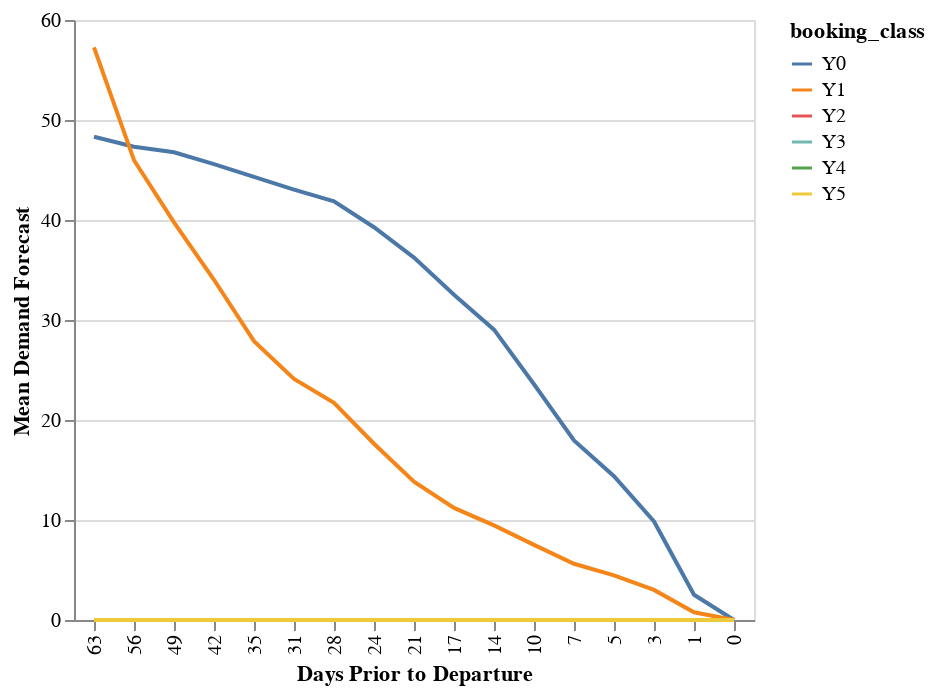

Notebook code cell kept with this figure:
### Code cell
summary.fig_leg_forecasts(by_flt_no=101)

### Figure 1 — Vega-Lite specification as saved in the notebook (floating-point values rounded to 4 significant figures)
{"config": {"view": {"continuousWidth": 300, "continuousHeight": 300}}, "data": {"name": "data-16f8f7b587a17e65ffb4326c8ab07e3f"}, "mark": {"type": "line"}, "encoding": {"color": {"field": "booking_class", "type": "nominal"}, "x": {"field": "days_prior", "scale": {"reverse": true}, "title": "Days Prior to Departure", "type": "ordinal"}, "y": {"field": "forecast_mean", "title": "Mean Demand Forecast", "type": "quantitative"}}, "$schema": "https://vega.github.io/schema/vega-lite/v5.15.1.json", "datasets": {"data-16f8f7b587a17e65ffb4326c8ab07e3f": [{"carrier": "AL1", "flt_no": 101, "booking_class": "Y0", "days_prior": 0, "forecast_mean": 0.0}, {"carrier": "AL1", "flt_no": 101, "booking_class": "Y0", "days_prior": 1, "forecast_mean": 2.526}, {"carrier": "AL1", "flt_no": 101, "booking_class": "Y0", "days_prior": 3, "forecast_mean": 9.858}, {"carrier": "AL1", "flt_no": 101, "booking_class": "Y0", "days_prior": 5, "forecast_mean": 14.37}, {"carrier": "AL1", "flt_no": 101, "booking_class": "Y0", "days_prior": 7, "forecast_mean": 17.95}, {"carrier": "AL1", "flt_no": 101, "booking_class": "Y0", "days_prior": 10, "forecast_mean": 23.58}, {"carrier": "AL1", "flt_no": 101, "booking_class": "Y0", "days_prior": 14, "forecast_mean": 29.03}, {"carrier": "AL1", "flt_no": 101, "booking_class": "Y0", "days_prior": 17, "forecast_mean": 32.53}, {"carrier": "AL1", "flt_no": 101, "booking_class": "Y0", "days_prior": 21, "forecast_mean": 36.24}, {"carrier": "AL1", "flt_no": 101, "booking_class": "Y0", "days_prior": 24, "forecast_mean": 39.28}, {"carrier": "AL1", "flt_no": 101, "booking_class": "Y0", "days_prior": 28, "forecast_mean": 41.86}, {"carrier": "AL1", "flt_no": 101, "booking_class": "Y0", "days_prior": 31, "forecast_mean": 43.04}, {"carrier": "AL1", "flt_no": 101, "booking_class": "Y0", "days_prior": 35, "forecast_mean": 44.31}, {"carrier": "AL1", "flt_no": 101, "booking_class": "Y0", "days_prior": 42, "forecast_mean": 45.59}, {"carrier": "AL1", "flt_no": 101, "booking_class": "Y0", "days_prior": 49, "forecast_mean": 46.77}, {"carrier": "AL1", "flt_no": 101, "booking_class": "Y0", "days_prior": 56, "forecast_mean": 47.32}, {"carrier": "AL1", "flt_no": 101, "booking_class": "Y0", "days_prior": 63, "forecast_mean": 48.33}, {"carrier": "AL1", "flt_no": 101, "booking_class": "Y1", "days_prior": 0, "forecast_mean": 0.0}, {"carrier": "AL1", "flt_no": 101, "booking_class": "Y1", "days_prior": 1, "forecast_mean": 0.7733}, {"carrier": "AL1", "flt_no": 101, "booking_class": "Y1", "days_prior": 3, "forecast_mean": 3.007}, {"carrier": "AL1", "flt_no": 101, "booking_class": "Y1", "days_prior": 5, "forecast_mean": 4.467}, {"carrier": "AL1", "flt_no": 101, "booking_class": "Y1", "days_prior": 7, "forecast_mean": 5.621}, {"carrier": "AL1", "flt_no": 101, "booking_class": "Y1", "days_prior": 10, "forecast_mean": 7.516}, {"carrier": "AL1", "flt_no": 101, "booking_class": "Y1", "days_prior": 14, "forecast_mean": 9.465}, {"carrier": "AL1", "flt_no": 101, "booking_class": "Y1", "days_prior": 17, "forecast_mean": 11.21}, {"carrier": "AL1", "flt_no": 101, "booking_class": "Y1", "days_prior": 21, "forecast_mean": 13.82}, {"carrier": "AL1", "flt_no": 101, "booking_class": "Y1", "days_prior": 24, "forecast_mean": 17.63}, {"carrier": "AL1", "flt_no": 101, "booking_class": "Y1", "days_prior": 28, "forecast_mean": 21.71}, {"carrier": "AL1", "flt_no": 101, "booking_class": "Y1", "days_prior": 31, "forecast_mean": 24.11}, {"carrier": "AL1", "flt_no": 101, "booking_class": "Y1", "days_prior": 35, "forecast_mean": 27.88}, {"carrier": "AL1", "flt_no": 101, "booking_class": "Y1", "days_prior": 42, "forecast_mean": 34.02}, {"carrier": "AL1", "flt_no": 101, "booking_class": "Y1", "days_prior": 49, "forecast_mean": 39.76}, {"carrier": "AL1", "flt_no": 101, "booking_class": "Y1", "days_prior": 56, "forecast_mean": 45.98}, {"carrier": "AL1", "flt_no": 101, "booking_class": "Y1", "days_prior": 63, "forecast_mean": 57.27}, {"carrier": "AL1", "flt_no": 101, "booking_class": "Y2", "days_prior": 0, "forecast_mean": 0.0}, {"carrier": "AL1", "flt_no": 101, "booking_class": "Y2", "days_prior": 1, "forecast_mean": 0.0}, {"carrier": "AL1", "flt_no": 101, "booking_class": "Y2", "days_prior": 3, "forecast_mean": 0.0}, {"carrier": "AL1", "flt_no": 101, "booking_class": "Y2", "days_prior": 5, "forecast_mean": 0.0}, {"carrier": "AL1", "flt_no": 101, "booking_class": "Y2", "days_prior": 7, "forecast_mean": 0.0}, {"carrier": "AL1", "flt_no": 101, "booking_class": "Y2", "days_prior": 10, "forecast_mean": 0.0}, {"carrier": "AL1", "flt_no": 101, "booking_class": "Y2", "days_prior": 14, "forecast_mean": 0.0}, {"carrier": "AL1", "flt_no": 101, "booking_class": "Y2", "days_prior": 17, "forecast_mean": 0.0}, {"carrier": "AL1", "flt_no": 101, "booking_class": "Y2", "days_prior": 21, "forecast_mean": 0.0}, {"carrier": "AL1", "flt_no": 101, "booking_class": "Y2", "days_prior": 24, "forecast_mean": 0.0}, {"carrier": "AL1", "flt_no": 101, "booking_class": "Y2", "days_prior": 28, "forecast_mean": 0.0}, {"carrier": "AL1", "flt_no": 101, "booking_class": "Y2", "days_prior": 31, "forecast_mean": 0.0}, {"carrier": "AL1", "flt_no": 101, "booking_class": "Y2", "days_prior": 35, "forecast_mean": 0.0}, {"carrier": "AL1", "flt_no": 101, "booking_class": "Y2", "days_prior": 42, "forecast_mean": 0.0}, {"carrier": "AL1", "flt_no": 101, "booking_class": "Y2", "days_prior": 49, "forecast_mean": 0.0}, {"carrier": "AL1", "flt_no": 101, "booking_class": "Y2", "days_prior": 56, "forecast_mean": 0.0}, {"carrier": "AL1", "flt_no": 101, "booking_class": "Y2", "days_prior": 63, "forecast_mean": 0.0}, {"carrier": "AL1", "flt_no": 101, "booking_class": "Y3", "days_prior": 0, "forecast_mean": 0.0}, {"carrier": "AL1", "flt_no": 101, "booking_class": "Y3", "days_prior": 1, "forecast_mean": 0.0}, {"carrier": "AL1", "flt_no": 101, "booking_class": "Y3", "days_prior": 3, "forecast_mean": 0.0}, {"carrier": "AL1", "flt_no": 101, "booking_class": "Y3", "days_prior": 5, "forecast_mean": 0.0}, {"carrier": "AL1", "flt_no": 101, "booking_class": "Y3", "days_prior": 7, "forecast_mean": 0.0}, {"carrier": "AL1", "flt_no": 101, "booking_class": "Y3", "days_prior": 10, "forecast_mean": 0.0}, {"carrier": "AL1", "flt_no": 101, "booking_class": "Y3", "days_prior": 14, "forecast_mean": 0.0}, {"carrier": "AL1", "flt_no": 101, "booking_class": "Y3", "days_prior": 17, "forecast_mean": 0.0}, {"carrier": "AL1", "flt_no": 101, "booking_class": "Y3", "days_prior": 21, "forecast_mean": 0.0}, {"carrier": "AL1", "flt_no": 101, "booking_class": "Y3", "days_prior": 24, "forecast_mean": 0.0}, {"carrier": "AL1", "flt_no": 101, "booking_class": "Y3", "days_prior": 28, "forecast_mean": 0.0}, {"carrier": "AL1", "flt_no": 101, "booking_class": "Y3", "days_prior": 31, "forecast_mean": 0.0}, {"carrier": "AL1", "flt_no": 101, "booking_class": "Y3", "days_prior": 35, "forecast_mean": 0.0}, {"carrier": "AL1", "flt_no": 101, "booking_class": "Y3", "days_prior": 42, "forecast_mean": 0.0}, {"carrier": "AL1", "flt_no": 101, "booking_class": "Y3", "days_prior": 49, "forecast_mean": 0.0}, {"carrier": "AL1", "flt_no": 101, "booking_class": "Y3", "days_prior": 56, "forecast_mean": 0.0}, {"carrier": "AL1", "flt_no": 101, "booking_class": "Y3", "days_prior": 63, "forecast_mean": 0.0}, {"carrier": "AL1", "flt_no": 101, "booking_class": "Y4", "days_prior": 0, "forecast_mean": 0.0}, {"carrier": "AL1", "flt_no": 101, "booking_class": "Y4", "days_prior": 1, "forecast_mean": 0.0}, {"carrier": "AL1", "flt_no": 101, "booking_class": "Y4", "days_prior": 3, "forecast_mean": 0.0}, {"carrier": "AL1", "flt_no": 101, "booking_class": "Y4", "days_prior": 5, "forecast_mean": 0.0}, {"carrier": "AL1", "flt_no": 101, "booking_class": "Y4", "days_prior": 7, "forecast_mean": 0.0}, {"carrier": "AL1", "flt_no": 101, "booking_class": "Y4", "days_prior": 10, "forecast_mean": 0.0}, {"carrier": "AL1", "flt_no": 101, "booking_class": "Y4", "days_prior": 14, "forecast_mean": 0.0}, {"carrier": "AL1", "flt_no": 101, "booking_class": "Y4", "days_prior": 17, "forecast_mean": 0.0}, {"carrier": "AL1", "flt_no": 101, "booking_class": "Y4", "days_prior": 21, "forecast_mean": 0.0}, {"carrier": "AL1", "flt_no": 101, "booking_class": "Y4", "days_prior": 24, "forecast_mean": 0.0}, {"carrier": "AL1", "flt_no": 101, "booking_class": "Y4", "days_prior": 28, "forecast_mean": 0.0}, {"carrier": "AL1", "flt_no": 101, "booking_class": "Y4", "days_prior": 31, "forecast_mean": 0.0}, {"carrier": "AL1", "flt_no": 101, "booking_class": "Y4", "days_prior": 35, "forecast_mean": 0.0}, {"carrier": "AL1", "flt_no": 101, "booking_class": "Y4", "days_prior": 42, "forecast_mean": 0.0}, {"carrier": "AL1", "flt_no": 101, "booking_class": "Y4", "days_prior": 49, "forecast_mean": 0.0}, {"carrier": "AL1", "flt_no": 101, "booking_class": "Y4", "days_prior": 56, "forecast_mean": 0.0}, {"carrier": "AL1", "flt_no": 101, "booking_class": "Y4", "days_prior": 63, "forecast_mean": 0.0}, {"carrier": "AL1", "flt_no": 101, "booking_class": "Y5", "days_prior": 0, "forecast_mean": 0.0}, {"carrier": "AL1", "flt_no": 101, "booking_class": "Y5", "days_prior": 1, "forecast_mean": 0.0}, {"carrier": "AL1", "flt_no": 101, "booking_class": "Y5", "days_prior": 3, "forecast_mean": 0.0}, {"carrier": "AL1", "flt_no": 101, "booking_class": "Y5", "days_prior": 5, "forecast_mean": 0.0}, {"carrier": "AL1", "flt_no": 101, "booking_class": "Y5", "days_prior": 7, "forecast_mean": 0.0}, {"carrier": "AL1", "flt_no": 101, "booking_class": "Y5", "days_prior": 10, "forecast_mean": 0.0}, {"carrier": "AL1", "flt_no": 101, "booking_class": "Y5", "days_prior": 14, "forecast_mean": 0.0}, {"carrier": "AL1", "flt_no": 101, "booking_class": "Y5", "days_prior": 17, "forecast_mean": 0.0}, {"carrier": "AL1", "flt_no": 101, "booking_class": "Y5", "days_prior": 21, "forecast_mean": 0.0}, {"carrier": "AL1", "flt_no": 101, "booking_class": "Y5", "days_prior": 24, "forecast_mean": 0.0}, {"carrier": "AL1", "flt_no": 101, "booking_class": "Y5", "days_prior": 28, "forecast_mean": 0.0}, {"carrier": "AL1", "flt_no": 101, "booking_class": "Y5", "days_prior": 31, "forecast_mean": 0.0}, {"carrier": "AL1", "flt_no": 101, "booking_class": "Y5", "days_prior": 35, "forecast_mean": 0.0}, {"carrier": "AL1", "flt_no": 101, "booking_class": "Y5", "days_prior": 42, "forecast_mean": 0.0}, {"carrier": "AL1", "flt_no": 101, "booking_class": "Y5", "days_prior": 49, "forecast_mean": 0.0}, {"carrier": "AL1", "flt_no": 101, "booking_class": "Y5", "days_prior": 56, "forecast_mean": 0.0}, {"carrier": "AL1", "flt_no": 101, "booking_class": "Y5", "days_prior": 63, "forecast_mean": 0.0}]}}
